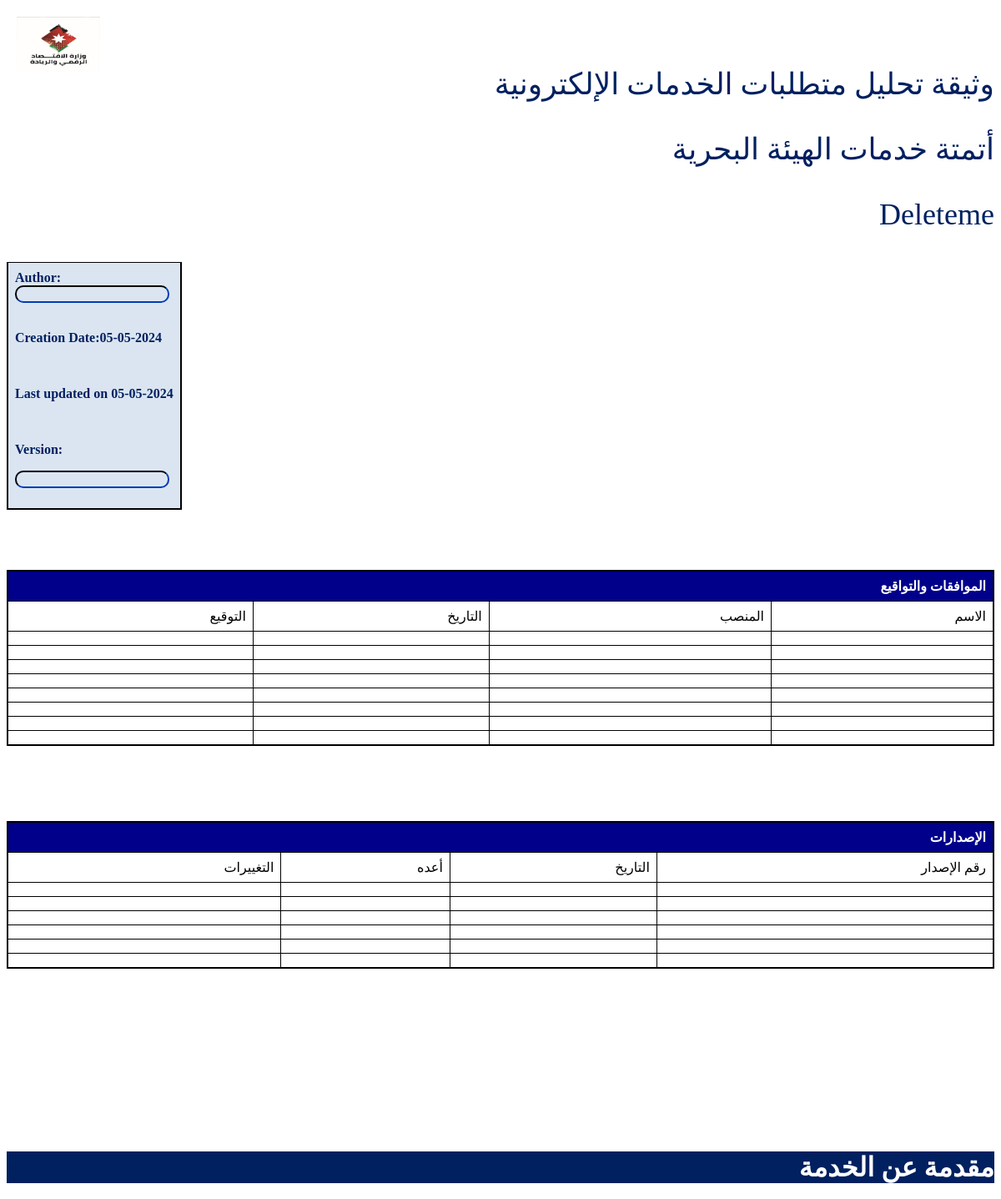
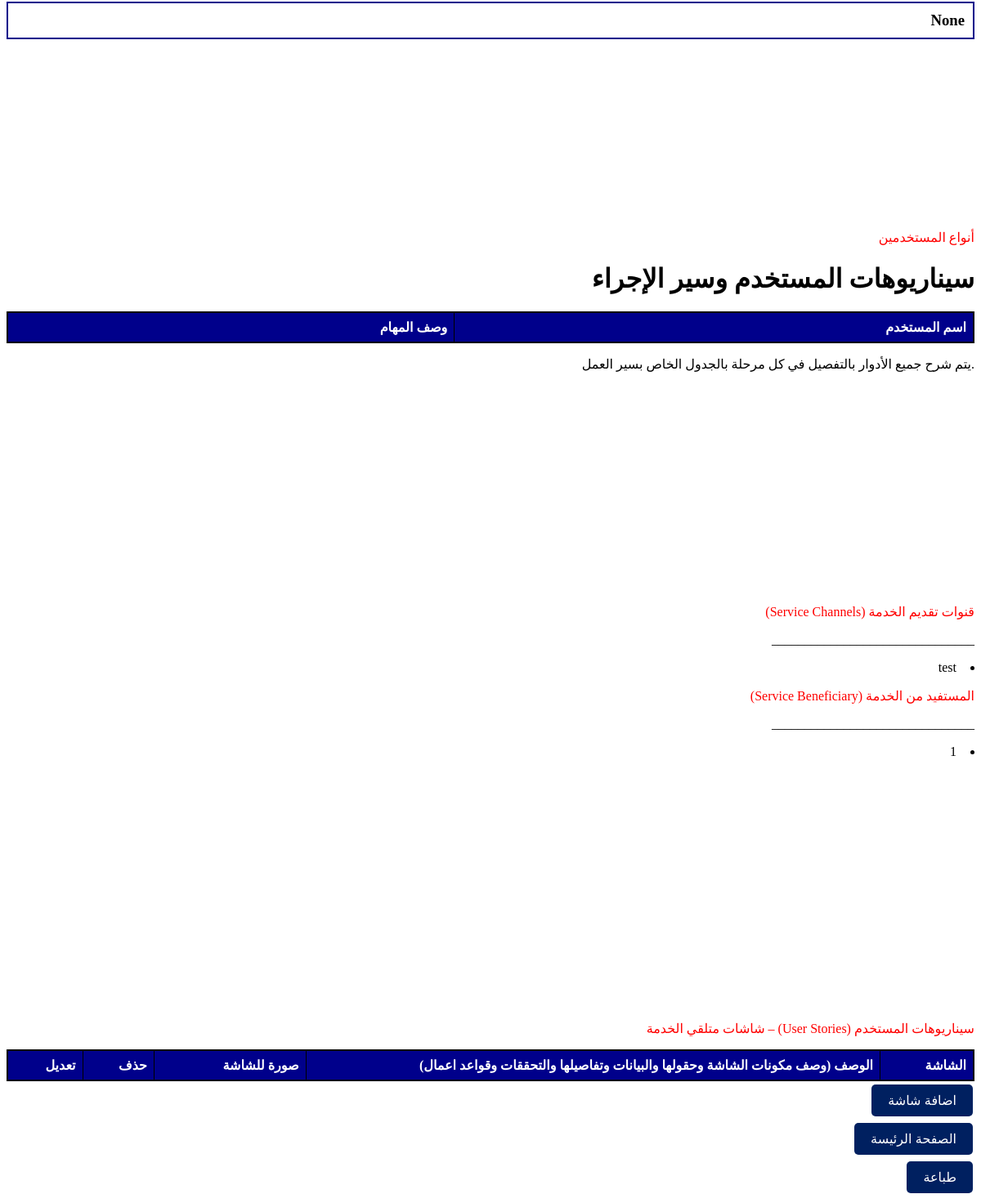
The page /table/1 on the database its author committed (2 pictures, top to bottom).
### app.py (models this page shows)
class Table(db.Model):
    id = db.Column(db.Integer, primary_key=True)
    table_name = db.Column(db.String(100), nullable=False)
    table_description = db.Column(db.Text, nullable=True)
    screens = db.relationship('Screen', backref='table', lazy=True)
    channels = db.relationship('ServiceChannel', secondary='table_channel', backref='tables')
    beneficiaries = db.relationship('ServiceBeneficiary', secondary='table_beneficiary', backref='tables')

class ServiceChannel(db.Model):
    id = db.Column(db.Integer, primary_key=True)
    channel_name = db.Column(db.String(100), nullable=False)

class ServiceBeneficiary(db.Model):
    id = db.Column(db.Integer, primary_key=True)
    beneficiary_name = db.Column(db.String(100), nullable=False)

### app.py (the view)
@app.route('/table/<int:table_id>')
def table_details(table_id):
    table = Table.query.get(table_id)
    service_name = None
    service_description = None
    users = set()
    for screen in table.screens:
        for user in screen.users:
            users.add(user)
    if table.screens:
        screen = table.screens[0]
        service_name = screen.service.service_name
        service_description = ServiceName.query.filter_by(service_name=service_name).first().service_description
    return render_template('table_details.html', table=table, users=users,  service_name=service_name, service_description=service_description)

### templates/table_details.html (shortened to what this page needs)
<!DOCTYPE html>
<html lang="ar">
  <head>
    <link rel="stylesheet" href="../static/table.css" />
  </head>
  <body>
    <img
      src="{{ url_for('static', filename='../static/uploads/logo.jpg') }}"
      alt="Logo"
      class="logo"
    />
    <br />
    <br />
    <p class="title_screen">وثيقة تحليل متطلبات الخدمات الإلكترونية</p>
    <p class="title_screen">أتمتة خدمات الهيئة البحرية</p>
    <p class="title_screen"> {{ table.table_name }}</p>
    <div class="author">
      <table class="author" >
        <tr></tr><th class="author">Author:<div class="author"><input class="print"></input></div></th></tr>
        <div class="author"><th class="author"><p class="author" id="todayDate"></p></th></div>
        <tr>
  <th class="author"><p id="lastUpdated"></p></th>
        </tr>
        <tr class="author">
          <th class="author"><p class="author">Version:<div class="author"><input class="print"></input></div></p></th>
        </tr>
      </table>
    </div>
      <br><br><br><br>
      <table border="1">
        <thead>
          <tr>
            <th colspan="4">الموافقات والتواقيع</th>
          </tr>
          <tr><td>الاسم</td> <td>المنصب</td> <td>التاريخ</td>
            <td>التوقيع</td>
          </tr>
          <tr><td></td><td></td><td></td><td></td></tr>
          <tr><td></td><td></td><td></td><td></td></tr>
          <tr><td></td><td></td><td></td><td></td></tr>
          <tr><td></td><td></td><td></td><td></td></tr>
          <tr><td></td><td></td><td></td><td></td></tr>
          <tr><td></td><td></td><td></td><td></td></tr>
          <tr><td></td><td></td><td></td><td></td></tr>
          <tr><td></td><td></td><td></td><td></td></tr>
        </thead>
          </table>
        <br><br><br><br><br>
          <table>
            <tr>
            <th colspan="4">الإصدارات</th>
          </tr>
          <tr><td>رقم الإصدار</td><td>التاريخ</td> <td>أعده</td><td>التغييرات</td>
          </tr>
          <tr><td></td><td></td><td></td><td></td></tr>
          <tr><td></td><td></td><td></td><td></td></tr>
          <tr><td></td><td></td><td></td><td></td></tr>
          <tr><td></td><td></td><td></td><td></td></tr>
          <tr><td></td><td></td><td></td><td></td></tr>
          <tr><td></td><td></td><td></td><td></td></tr>
      </table>
<br><br><br><br><br><br><br><br><br><br><br>
<div class="service_description">
  <h1>مقدمة عن الخدمة</h1>
  <h3>{{ service_description | safe}}</h3>
</div>
<br><br><br><br><br><br><br><br><br><br><br>
<div class="users">
  <p style="color: red;">أنواع المستخدمين</p>
  <h1>سيناريوهات المستخدم وسير الإجراء</h1>
  <table>
    <thead>
      <tr>
        <th>اسم المستخدم</th>
        <th>وصف المهام</th>
      </tr>
    </thead>
  </table>
</div>
<p style="color: black;">.يتم شرح جميع الأدوار بالتفصيل في كل مرحلة بالجدول الخاص بسير العمل</p>
<br><br><br><br><br><br><br><br><br><br><br><br><br><br>
<p style="color: red;">قنوات تقديم الخدمة (Service Channels)</p>
<p>_______________________________</p>
<ul>
    {% for channel in table.channels %}
    <li>{{ channel.channel_name }}</li>
    {% endfor %}
</ul>
<p style="color: red;">المستفيد من الخدمة (Service Beneficiary)</p>
<p>_______________________________</p>
<ul>
    {% for beneficiary in table.beneficiaries %}
    <li>{{ beneficiary.beneficiary_name }}</li>
    {% endfor %}
</ul>
<br><br><br><br><br><br><br><br><br><br><br><br><br><br><br><br>
   <p style="color: red;">سيناريوهات المستخدم (User Stories) – شاشات متلقي الخدمة </p>
    <table>
      <thead>
        <tr>
          <th>الشاشة</th>
          <th>
            الوصف (وصف مكونات الشاشة وحقولها والبيانات وتفاصيلها والتحققات
            وقواعد اعمال)
          </th>
          <th>صورة للشاشة</th>
          <th>حذف</th>
          <th>تعديل</th>
        </tr>
      </thead>
    </table>
    <a href="/add_screen_to_table/{{ table.id }}"
      ><button>اضافة شاشة</button></a
    >
    <div>
      <a href="/"> <button class="screenspage">الصفحة الرئيسة</button></a>
    </div>
    <div>
      <a href="/print/{{ table.id }}"><button>طباعة</button></a>
    </div>
  </body>
</html>

### static/table.css (style rules this page uses)
table { border-collapse: collapse; width: 100%; border: 2px solid black; border-radius: 10px; text-align: right; }
th, td { border: 1px solid black; padding: 8px; text-align: right; max-width: 400px; text-wrap: wrap; height: auto; }
button { background-color: #002060; color: white; border: none; padding: 10px 20px; text-align: center; text-decoration: none; display: inline-block; font-size: 16px; margin: 4px 2px; cursor: pointer; border-radius: 5px; }
* { text-align: right; direction: rtl; }
.logo { position: absolute; top: 20px; left: 20px; width: 100px; height: auto; }
.title_screen { font-size: 36px; color: #002060; }
.author { text-align: left; width: auto; color: #002060; direction: ltr; }
table .author { background-color: #dbe5f1; border-color: #dbe5f1; }
input { background-color: #dbe5f1; border-color: #002060; border-radius: 10px; text-align: right; }
.print { background-color: #dbe5f1; border-color: #002060; border-radius: 10px; text-align: left; }
th { background-color: darkblue; color: white; }
td, tr, th { vertical-align: top; text-align: right; }
.service_description h1 { color: white; background-color: #002060; width: auto; height: auto; text-align: right; }
.service_description h3 { border: 2px solid darkblue; padding: 10px; }
li { text-align: right; }
ul { padding-right: 0; padding-left: 20px; list-style-position: inside; }
table { direction: rtl; }

### rows shown on the page
Table: table_name "Deleteme"
ServiceChannel: channel_name "test"
ServiceBeneficiary: beneficiary_name "1"

### other values the page prints
{{ service_description | safe }} "None"
